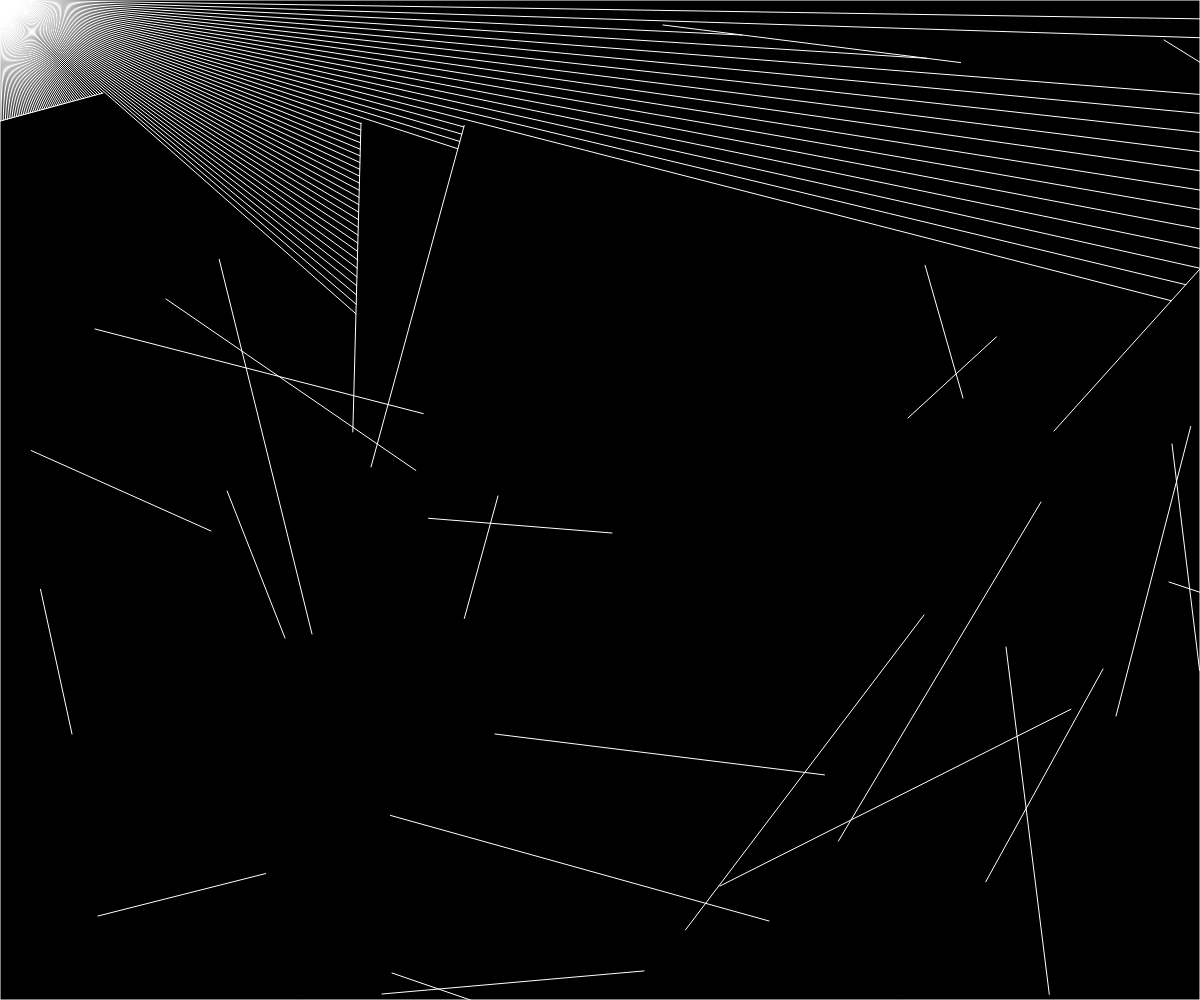
Frame 1 (no input)
Frame 60 (no input): identical to frame 1, image omitted
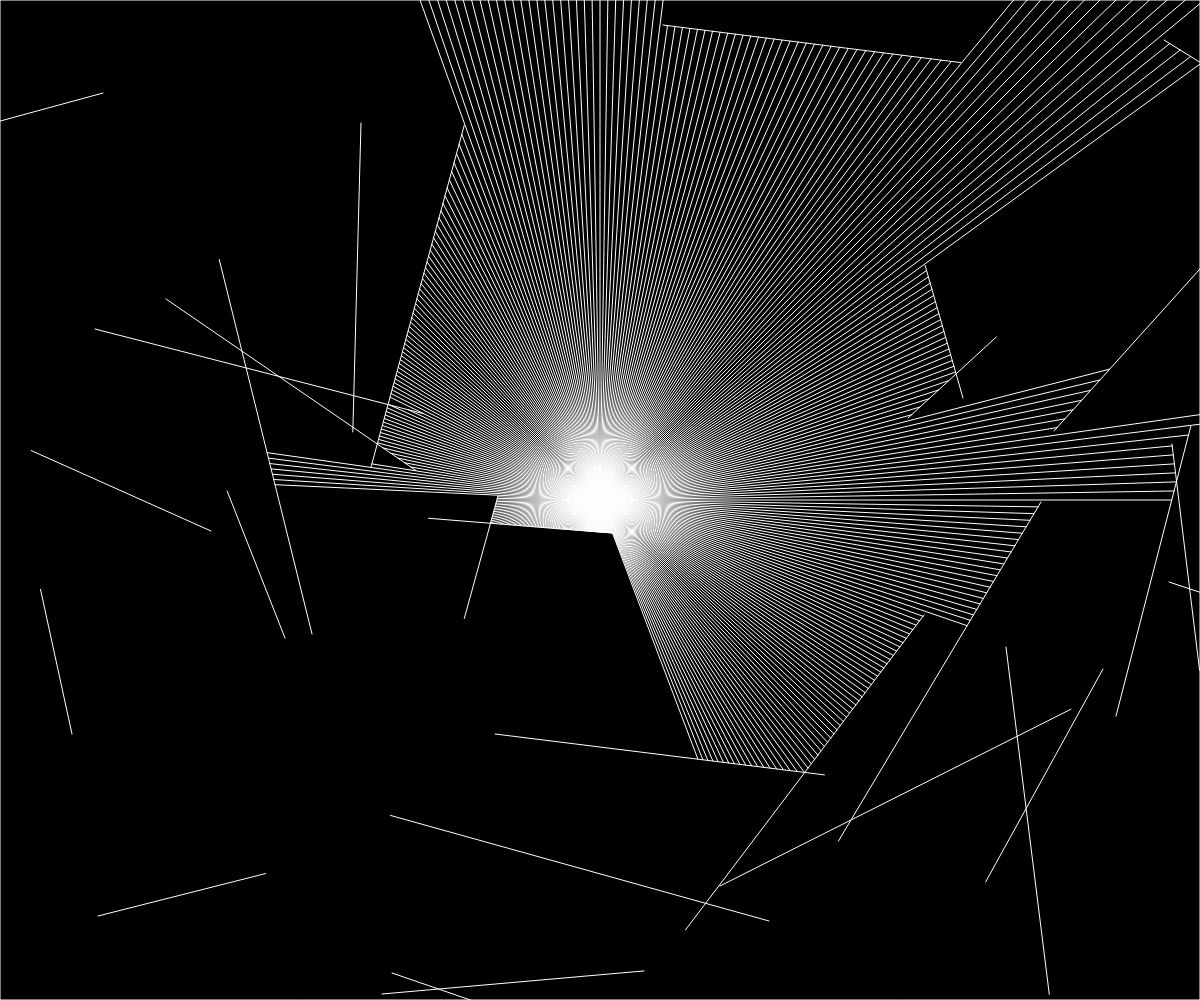
Frame 120 (the mouse pressed at the canvas centre since frame 60)

The p5.js sketch that drew these frames (run headless with seeded random() and noise() and a simulated clock; from frame 60 on, the mouse is pressed at the canvas centre):

// p5.js sketch
// ── sketch.js
let point = null;
const mirrors = [];
const RAYS = 400;
const MAX_MIRRORS = 30;
const MIN_MIRRORS = 20;
const MIN_MIRROR_WIDTH = 100;
const MAX_MIRROR_WIDTH = 400;

function setup() {
  createCanvas(windowWidth, windowHeight);
  point = new Point(200, 200, RAYS);
  mirrors.push(
    new Mirror(0, 0, windowWidth, 0),
    new Mirror(0, windowHeight, windowWidth, windowHeight),
    new Mirror(0, 0, 0, windowHeight),
    new Mirror(windowWidth, 0, windowWidth, windowHeight)
  );

  const mirrorsCount =
    Math.floor(Math.random() * (MAX_MIRRORS - MIN_MIRRORS)) + MIN_MIRRORS;

  for (let i = 0; i < mirrorsCount; i++) {
    const x1 = Math.floor(Math.random() * windowWidth);
    const y1 = Math.floor(Math.random() * windowHeight);
    const w =
      Math.floor(Math.random() * (MAX_MIRROR_WIDTH - MIN_MIRROR_WIDTH)) +
      MIN_MIRROR_WIDTH;

    const angle = Math.random() * TWO_PI;
    const x2 = x1 + w * Math.sin(angle);
    const y2 = y1 + w * Math.cos(angle);

    mirrors.push(new Mirror(x1, y1, x2, y2));
  }
}

function draw() {
  background(0);

  mirrors.forEach((mirror) => mirror.draw());
  point.rays.forEach((ray) => {
    let closest = null;
    let record = Number.MAX_SAFE_INTEGER;

    mirrors.forEach((mirror) => {
      const data = ray.cast(mirror, true);

      if (data && data.dist < record) {
        record = data.dist;
        closest = data;
      }
    });

    if (closest) {
      ray.collision = closest.collision;
    }

    ray.draw();
    ray.check();
  });
}

function windowResized() {
  resizeCanvas(windowWidth, windowHeight);
}

function mouseMoved() {
  point.update(mouseX, mouseY);
}

// ── mirror.js
class Mirror {
  constructor(x1, y1, x2, y2) {
    this.x1 = x1;
    this.y1 = y1;
    this.x2 = x2;
    this.y2 = y2;
  }

  draw() {
    stroke(255);
    line(this.x1, this.y1, this.x2, this.y2);
  }
}

// ── point.js
class Point {
  constructor(x, y, raysCount) {
    this.x = x;
    this.y = y;
    this.rays = [];

    this.initRays(raysCount);
  }

  initRays(raysCount) {
    let delta = TWO_PI / raysCount;

    for (let i = 0; i < raysCount; i++) {
      const angle = delta * i;
      this.rays.push(
        new Ray(this.x, this.y, createVector(Math.sin(angle), Math.cos(angle)))
      );
    }
  }

  update(x, y) {
    this.x = x;
    this.y = y;
    this.rays.forEach((ray) => ray.update(x, y));
  }
}

// ── ray.js
class Ray {
  constructor(x, y, dir) {
    this.pos = createVector(x, y);
    this.dir = dir;
    this.collision = null;
  }

  draw() {
    if (!this.collision) return;

    push();
    strokeWeight(1);
    stroke(255);
    line(
      this.collision.x1,
      this.collision.y1,
      this.collision.x2,
      this.collision.y2
    );
    pop();
  }

  update(x, y) {
    this.pos.x = x;
    this.pos.y = y;
  }

  cast(mirror, isAdding) {
    if (this.collision && isAdding) return;

    const x1 = mirror.x1;
    const y1 = mirror.y1;
    const x2 = mirror.x2;
    const y2 = mirror.y2;

    let mirrorDelta = createVector(x2 - x1, y2 - y1).normalize();
    let normal = createVector(-mirrorDelta.y, mirrorDelta.x);
    let incidence;

    let x3;
    let y3;
    let x4;
    let y4;

    if (!this.collision || !isAdding) {
      x3 = this.pos.x;
      y3 = this.pos.y;
      x4 = this.pos.x + this.dir.x;
      y4 = this.pos.y + this.dir.y;
      incidence = p5.Vector.mult(this.dir, -1);
    } else {
      let c = this.collisions[this.collisions.length - 1];
      x3 = c.x2;
      y3 = c.y2;
      x4 = c.x2 + c.dir.x;
      y4 = c.y2 + c.dir.y;
      incidence = p5.Vector.mult(c.dir, -1);
    }

    const dot = incidence.dot(normal);
    const dir = createVector(
      2 * normal.x * dot - incidence.x,
      2 * normal.y * dot - incidence.y
    );

    const d = (x1 - x2) * (y3 - y4) - (y1 - y2) * (x3 - x4);

    if (d == 0) return;

    const t = ((x1 - x3) * (y3 - y4) - (y1 - y3) * (x3 - x4)) / d;
    const u = -((x1 - x2) * (y1 - y3) - (y1 - y2) * (x1 - x3)) / d;

    if (t > 0 && t < 1 && u > 0) {
      const pt = createVector(x1 + t * (x2 - x1), y1 + t * (y2 - y1));

      return {
        pt: pt,
        collision: {
          x1: x3,
          y1: y3,
          x2: x1 + t * (x2 - x1),
          y2: y1 + t * (y2 - y1),
          dir: dir,
          mirror: mirror,
        },
        dist: dist(x3, y3, pt.x, pt.y),
      };
    }
  }

  check() {
    if (this.collision) {
      const x1 = this.collision.x1;
      const y1 = this.collision.y1;
      const x2 = this.collision.x2;
      const y2 = this.collision.y2;

      const data = this.cast(this.collision.mirror, false);
      const pt = data?.collision;

      if (!pt || pt.x1 != x1 || pt.x2 != x2 || pt.y1 != y1 || pt.y2 != y2) {
        this.collision = null;
      }
    }
  }
}
